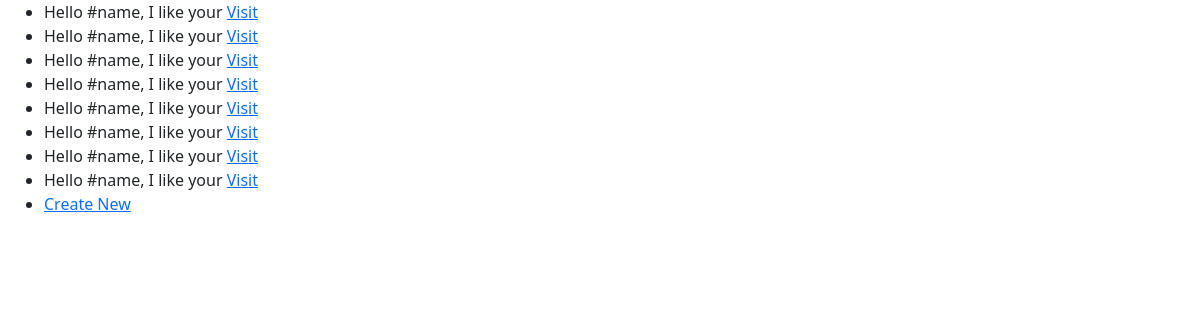
The page / on the database its author committed.
### coverletters/models.py (models this page shows, shortened)
class CoverLetter(models.Model):
    id = models.UUIDField(primary_key=True, default=uuid.uuid4, editable=False)
    session = models.ForeignKey(Session, related_name='coverletters', on_delete=models.CASCADE)
    text = models.TextField()
    number_of_item_rows = models.SmallIntegerField(default=5)
    max_of_rows = models.SmallIntegerField(default=12) # maybe for premium -> 25, for free -> 5
    max_of_columns = models.SmallIntegerField(default=10) # maybe for premium -> 10, for free -> 5
    def get_update_url(self):
        return reverse('coverletters_update', kwargs={'pk':self.pk})

### coverletters/views.py (the view)
# urls.py: path('', CoverLetterListView.as_view(), name='coverletters_list'),
class CoverLetterListView(ListView):
    model = CoverLetter
    def get_queryset(self):
        queryset = super(CoverLetterListView, self).get_queryset()
        session_key = self.request.session.get('session_key')
        sessionid = self.request.session.get('sessionid')
        print(session_key)
        print(sessionid)
        return queryset

### coverletters/templates/coverletters/coverletter_list.html
{% extends "base.html" %}
{% block content %}
<ul>
  {% for object in object_list %}
    <li>
      {{ object.text|truncatewords:8 }}
      <a href="{{ object.get_update_url }}">Visit</a>
    </li>
  {% endfor %}
  <li>
    <a href="{% url 'coverletters_new' %}">Create New</a>
  </li>
</ul>
{% endblock %}

### coverletters/templates/base.html (shortened to what this page needs)
<!doctype html>
<html lang="en">
  <head>
    <link href="https://cdn.jsdelivr.net/npm/bootstrap@5.0.2/dist/css/bootstrap.min.css" rel="stylesheet">
    <link rel="stylesheet" href="https://cdn.jsdelivr.net/npm/bootstrap-icons@1.7.1/font/bootstrap-icons.css">
  </head>
  <body>
    <div class="container-fluid">
      {% block content %}
      {% endblock %}
    </div>
  </body>
</html>

### rows shown on the page
CoverLetter: text "Hello #name, I like your"
CoverLetter: text "Hello #name, I like your"
CoverLetter: text "Hello #name, I like your"
CoverLetter: text "Hello #name, I like your"
CoverLetter: text "Hello #name, I like your"
CoverLetter: text "Hello #name, I like your"
CoverLetter: text "Hello #name, I like your"
CoverLetter: text "Hello #name, I like your"
